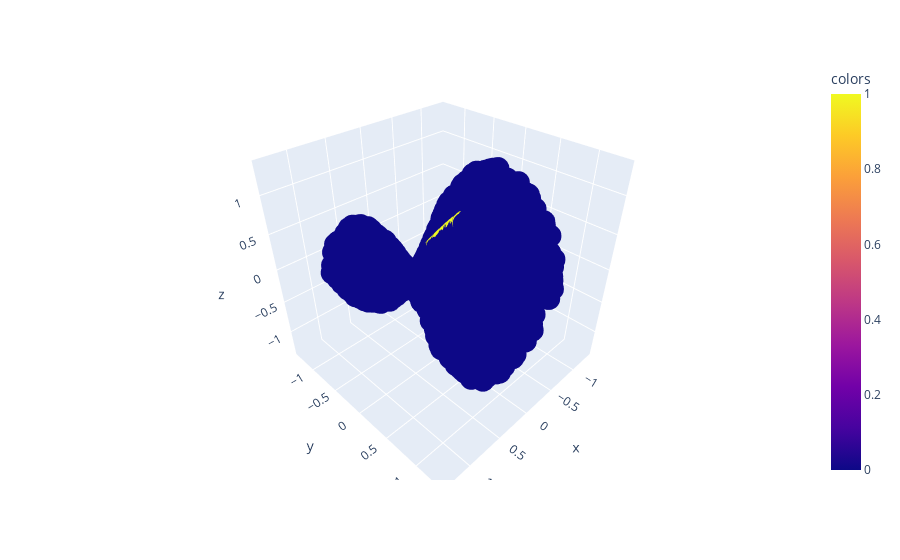

The code cell stored with this chart in its notebook:
### Code cell
tangent_vec = torch.zeros(3)
tangent_vec[1] = 1
path_points = plot_geodesic(S, S.intrinsic_coords[0], S.intrinsic_coords[1])

### Figure 1 — Plotly figure (JSON) as saved in the notebook; plotly's stock layout.template omitted (floating-point values rounded to 4 significant figures; data arrays with more than 128 entries replaced by an {"elided": "..."} marker saying what was removed)
{"data": [{"hovertemplate": "x=%{x}<br>y=%{y}<br>z=%{z}<br>colors=%{marker.color}<extra></extra>", "legendgroup": "", "marker": {"color": {"elided": "2050 int values"}, "coloraxis": "coloraxis", "symbol": "circle"}, "mode": "markers", "name": "", "scene": "scene", "showlegend": false, "type": "scatter3d", "x": {"elided": "2050 float values"}, "y": {"elided": "2050 float values"}, "z": {"elided": "2050 float values"}}], "layout": {"coloraxis": {"colorbar": {"title": {"text": "colors"}}, "colorscale": [[0, "#0d0887"], [0.1111, "#46039f"], [0.2222, "#7201a8"], [0.3333, "#9c179e"], [0.4444, "#bd3786"], [0.5556, "#d8576b"], [0.6667, "#ed7953"], [0.7778, "#fb9f3a"], [0.8889, "#fdca26"], [1, "#f0f921"]]}, "legend": {"tracegroupgap": 0}, "margin": {"t": 60}, "scene": {"domain": {"x": [0, 1], "y": [0, 1]}, "xaxis": {"range": [-1.41, 1.41], "title": {"text": "x"}}, "yaxis": {"range": [-1.41, 1.41], "title": {"text": "y"}}, "zaxis": {"range": [-1.41, 1.41], "title": {"text": "z"}}}}}
